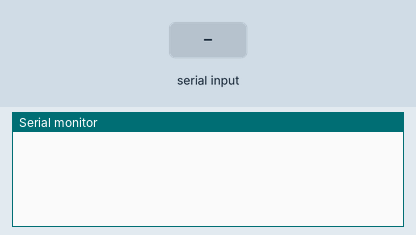
Bench run of a sketch on a simulated Arduino Uno, built with avr-gcc and run on an emulated ATmega328P. Shown: the last lines printed to the serial monitor. The inputs (shaded band) are chosen by the test bench.

Above: at 1.2 s.
1.3 s: "90,45\n" received over Serial
At 1.9 s:
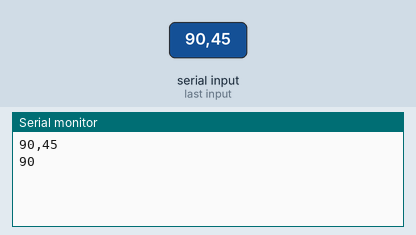
2.8 s: "30,150\n" received over Serial
At 4.3 s:
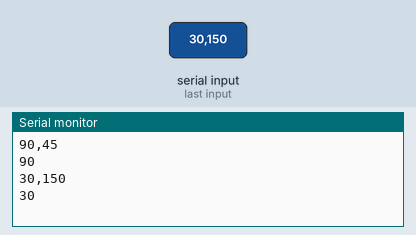

The sketch:

hexReadTest.ino
```cpp
void setup() {
  // put your setup code here, to run once:
  Serial.begin(9600);
  Serial.setTimeout(10);
}

void loop() {
  String colorString;
  // put your main code here, to run repeatedly:
  if (Serial.available()) {
    colorString = Serial.readStringUntil('\n');
    long color = colorString.toInt();
    Serial.println(colorString);
    Serial.println(color);
  }
}
```

Measured:
- after the input at 1.3 s, the serial monitor: prints a new line at once (image 1)
- after the input at 2.8 s, the serial monitor: prints a new line at once (image 2)
